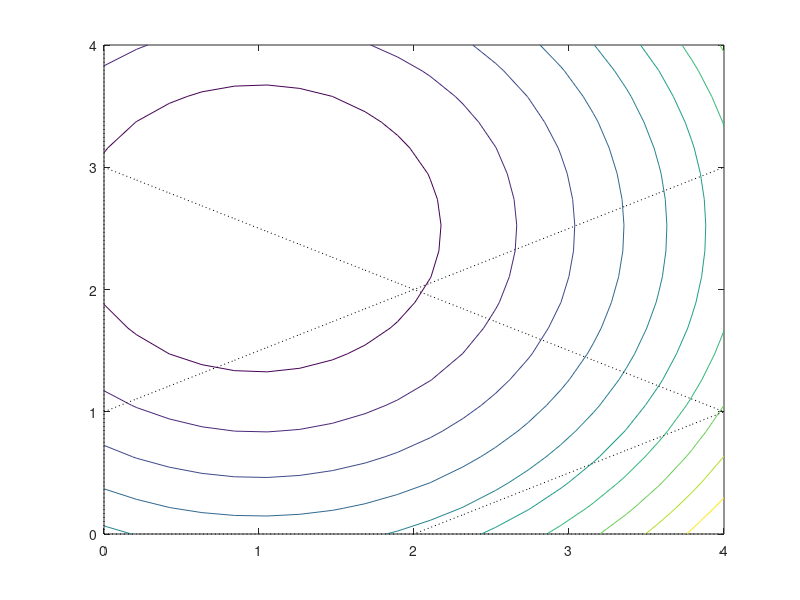

This chart was generated by the following MATLAB code: (Note: this script raises an error after producing the figure.)
clear all; close all;
function contourplt(H,g,A,b,lim,npoint);
    [x1,x2] = meshgrid(linspace(lim(1),lim(2),npoint),linspace(lim(3),lim(4),npoint));
    x = [x1(:),x2(:)]';
    for i =1:size(x,2)
        fval(:,i) = g'*x(:,i)+0.5*x(:,i)'*H'*x(:,i);
    end
    fval = reshape(fval,size(x1));
    x1 = reshape(x(1,:),size(x1));
    x2 = reshape(x(2,:),size(x1));
    figure()
    contour(x1,x2,fval)
    hold on;
    for i = 1:length(b)
        if A(i,2) ==0
            x2 = linspace(lim(3),lim(4),npoint);
            x1 = -(A(i,2)*x2+b(i))/A(i,1);
            plot(x1,x2,':k');
        else
            x1 = linspace(lim(1),lim(2),npoint);
            x2 = -(A(i,1)*x1+b(i))/A(i,2);
            plot(x1,x2,':k');
        end
    end
    xlim([lim(1:2)])
    ylim([lim(3:4)])
end

function [rL,rA,rC,rSZ,mu] = computeResidual(H,g,A,b,C,d,x,y,s,z)
    if isempty(A)
        rA = [];
        rL = H*x+g-C*z;
    elseif isempty(C)
        error("You are and idiot")
    else
        rA = b-A'*x;
        rL = H*x+g-A*y-C*z;
    end
    rC = s+d-C'*x;
    rSZ = s.*z;
    mu = mean(rSZ);
end

function InteriorPoint(H,g,A,b,C,d,x0);
    s = ones(size(d));
    z = ones(size(d)); 
    x = x0;
    y = ones(size(b));
    [epsilonL,epsilonA,epsilonC,epsilonmu] = deal(1e-4,1e-4,1e-4,1e-4);
    neq = size(A,2);
    nineq = size(C,2);
    for k = 0:100
        % Compute residuals
        [rL,rA,rC,rSZ,mu] = computeResidual(H,g,A,b,C,d,x,y,s,z);
        % Check Optimality
        fprintf('Iteration %3i, x1 = %7.3f , x2 = %7.3f, |r_L| = %6.4e, |r_A| = %6.4e, |r_C| = %6.4e, |mu| = %6.4e \n', k, x(1), x(2), norm(rL), norm(rA), norm(rC),abs(mu))
        if norm(rL)<epsilonL && norm(rA)<epsilonA && norm(rC)<epsilonC && abs(mu)< epsilonmu
            fprintf('Converged '); break
        end
        SZ = z./s; ZS = s./z;
        % Setup LDL and factorize
        Hbar = H+C*diag(SZ)*C';
        [L,D,P] = ldl([Hbar -A;-A',zeros(size(A,2))]);
        % Affine Direction
        rBarL = rL-C*diag(SZ)*(rC-rSZ./z);
        temp = P*(L'\(D\(L\(P'*[-rBarL;-rA]))));
        deltaXaff = temp(1:length(rBarL));
        deltaYaff = temp((1+length(rBarL)):(length(rBarL)+length(rA)));
        deltaZaff = -diag(SZ)*C'*deltaXaff+diag(SZ)*(rC-rSZ./z);
        deltaSaff = -rSZ./z-diag(ZS)*deltaZaff;
        alpha_aff = [-z./deltaZaff;-s./deltaSaff];
        alpha_aff = min(alpha_aff([deltaZaff<0;deltaSaff<0]));
        %Duality Gap
        mu_aff = mean((z+alpha_aff*deltaZaff).*(s+alpha_aff*deltaSaff));
        sigma = (mu_aff/mu)^3;
        % Affine Centering Correction direction
        rSZ_bar = (rSZ+deltaSaff.*deltaZaff-sigma*mu);
        rBarL = rL-C*diag(SZ)*(rC-rSZ_bar./z);
        temp = P*(L'\(D\(L\(P'*[-rBarL;rA]))));
        deltaX = temp(1:length(rBarL));
        deltaY = temp((1+length(rBarL)):(length(rBarL)+length(rA)));
        deltaZ = -diag(SZ)*C'*deltaX+diag(SZ)*(rC-rSZ_bar./z);
        deltaS = -rSZ_bar./z-diag(ZS)*deltaZ;
        alpha = [-z./deltaZ;-s./deltaS];
        alpha = min(alpha([deltaZ<0;deltaS<0]));
        alpha_bar = 0.995*alpha;
        plot([x(1),x(1)+alpha_bar*deltaX(1)],[x(2),x(2)+alpha_bar*deltaX(2)],'-or')
        x = x+alpha_bar*deltaX;
        y = y+alpha_bar*deltaY;
        z = z+alpha_bar*deltaZ;
        s = s+alpha_bar*deltaS;   
    end
end

% QP problem
H = 2*eye(2);
g = [-2;-5];
A = [];
b = [];
C = [1 -2; -1 -2; -1 2; 1 0; 0 1]';
d = -[2;6;2;0;0];
x0 = [2;0];

contourplt(H,g,C',-d,[0,4,0,4],20)

InteriorPoint(H,g,A,b,C,d,x0);